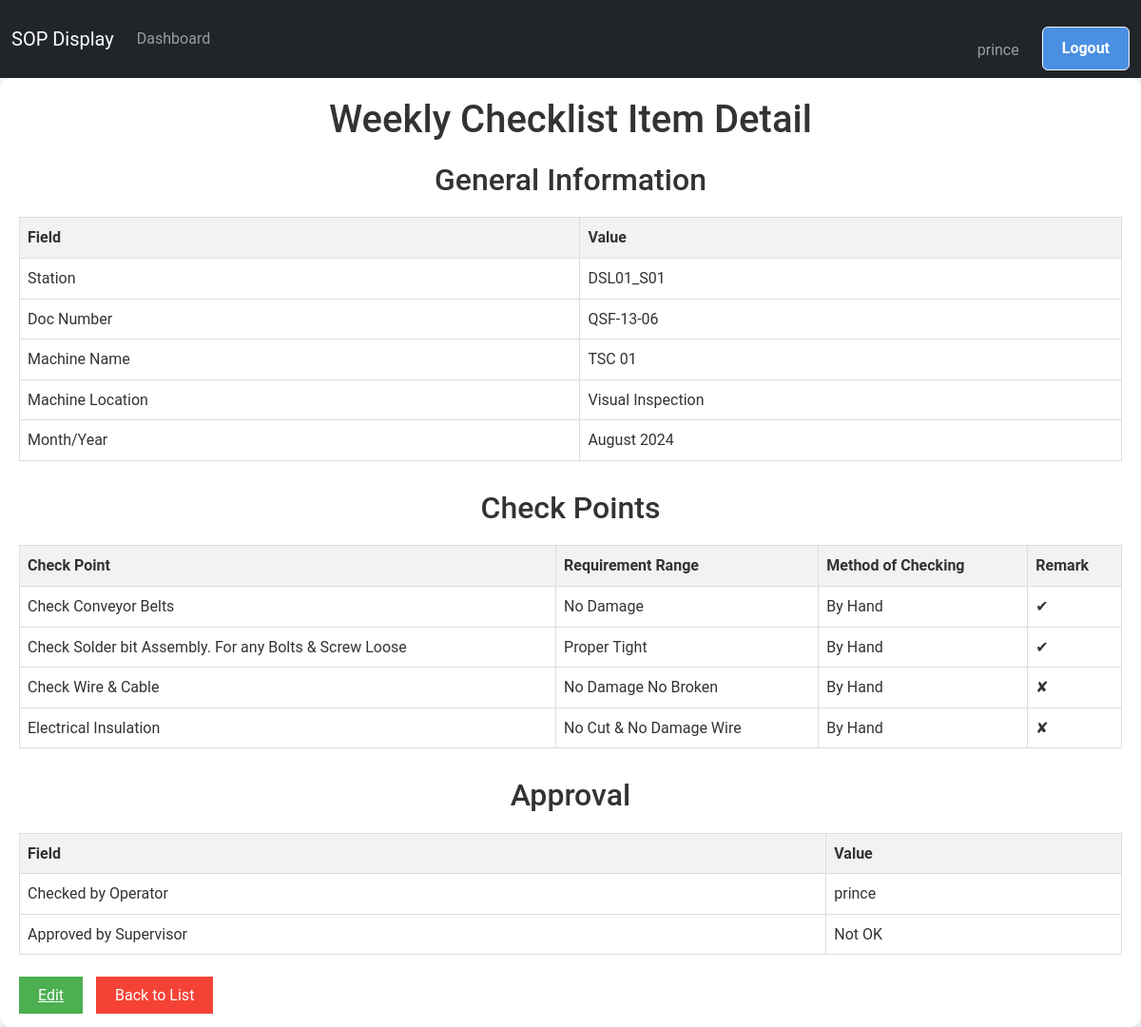
/screen/maintenance/weekly/detail/1/ (signed in), run on the app's committed database.
### screen_app/models.py (models this page shows, shortened)
class WeeklyChecklistItem(models.Model):
    TICK_CHOICES = [
        ('✔', 'OK'),
        ('✘', 'Not OK'),
        ('', 'Not Checked')
    ]
    manager = models.ForeignKey(User, on_delete=models.CASCADE, default=None ,blank=True)
    station = models.CharField(max_length=10, choices=STATION_CHOICES, default='DSL01_S01')
    doc_number = models.CharField(max_length=20, default="QSF-13-06",blank=True)
    rev_number = models.CharField(max_length=10, default="02")
    rev_date = models.DateField(default=timezone.now)
    machine_name = models.CharField(max_length=100, choices=MACHINE_NAME_CHOICES)
    control_number = models.CharField(max_length=100,choices=CONTROL_NUMBER_CHOICES)
    machine_location = models.ForeignKey(MachineLocation, on_delete=models.CASCADE, verbose_name="Process/Operation")
    month_year = models.DateField(default=timezone.now,blank=True)
    CHECK_POINT_CHOICES = (
        ('Check Conveyor Belts', 'Check Conveyor Belts'),
        ('Check Solder bit Assembly. For any Bolts & Screw Loose', 'Check Solder bit Assembly. For any Bolts & Screw Loose'),
        ('Check Wire & Cable', 'Check Wire & Cable'),
        ('Electrical Insulation', 'Electrical Insulation'),
    )
    date = models.DateField(default=timezone.now,blank=True)
    check_point_8 = models.CharField(max_length=200, choices=CHECK_POINT_CHOICES, default='Check Conveyor Belts',blank=True)
    check_point_9 = models.CharField(max_length=200, choices=CHECK_POINT_CHOICES, default='Check Solder bit Assembly. For any Bolts & Screw Loose',blank=True)
    check_point_10 = models.CharField(max_length=200, choices=CHECK_POINT_CHOICES, default='Check Wire & Cable',blank=True)
    check_point_11 = models.CharField(max_length=200, choices=CHECK_POINT_CHOICES, default='Electrical Insulation',blank=True)
    REQUIREMENT_RANGE_CHOICES = (
        ('No Damage', 'No Damage'),
        ('Proper Tight', 'Proper Tight'),
        ('No Damage No Broken', 'No Damage No Broken'),
        ('No Cut & No Damage Wire', 'No Cut & No Damage Wire'),
    )
    requirement_range_8 = models.CharField(max_length=200, choices=REQUIREMENT_RANGE_CHOICES,  default='No Damage',blank=True)
    requirement_range_9 = models.CharField(max_length=200, choices=REQUIREMENT_RANGE_CHOICES,  default='Proper Tight',blank=True)
    requirement_range_10 = models.CharField(max_length=200, choices=REQUIREMENT_RANGE_CHOICES, default='No Damage No Broken',blank=True)
    requirement_range_11 = models.CharField(max_length=200, choices=REQUIREMENT_RANGE_CHOICES, default='No Cut & No Damage Wire',blank=True)
    METHOD_OF_CHECKING_CHOICES = (
        ('Clean by Cloths & Brush', 'Clean by Cloths & Brush'),
        ('By Hand', 'By Hand'),
        ('By Eye', 'By Eye'),
        )
    method_of_checking_8 = models.CharField(max_length=200, choices=METHOD_OF_CHECKING_CHOICES, default='By Hand',blank=True)
    method_of_checking_9 = models.CharField(max_length=200, choices=METHOD_OF_CHECKING_CHOICES, default='By Hand',blank=True)
    method_of_checking_10 = models.CharField(max_length=200, choices=METHOD_OF_CHECKING_CHOICES, default='By Hand',blank=True)
    method_of_checking_11 = models.CharField(max_length=200, choices=METHOD_OF_CHECKING_CHOICES, default='By Hand',blank=True)
    Remark_8=models.CharField(max_length=100,choices=TICK_CHOICES)
    Remark_9=models.CharField(max_length=100,choices=TICK_CHOICES)
    Remark_10=models.CharField(max_length=100,choices=TICK_CHOICES)
    Remark_11=models.CharField(max_length=100,choices=TICK_CHOICES)
    checked_by_Operator = models.CharField(max_length=100,choices=TICK_CHOICES,default='✔',blank=True)
    approved_by_Supervisor = models.CharField(max_length=100,choices=TICK_CHOICES,default='✘',blank=True)

class MachineLocation(models.Model):
    location_name = models.CharField(max_length=100, unique=True, verbose_name="Machine Location")
    min_skill_required = models.IntegerField(verbose_name="Minimum Skill Required")
    def __str__(self):
        return self.location_name

### screen_app/views.py (the view)
# urls.py: path('maintenance/weekly/detail/<int:pk>/', WeeklyChecklistItemDetailView.as_view(), name='weekly_detail'),
@method_decorator(staff_member_required, name='dispatch')
class WeeklyChecklistItemDetailView(View):
    def get(self, request, pk):
        record = get_object_or_404(WeeklyChecklistItem, pk=pk)
        return render(request, 'Maintenance/weekly/weekly_detail.html', {'record': record})

### screen_app/templates/Maintenance/weekly/weekly_detail.html (shortened to what this page needs)
{% extends "base.html" %}
{% block content %}
<div class="container">
    <h1>Weekly Checklist Item Detail</h1>
    <div class="section">
        <h2>General Information</h2>
        <table class="excel-table">
            <tr>
                <th>Field</th>
                <th>Value</th>
            </tr>
            <tr>
                <td>Station</td>
                <td>{{ record.station }}</td>
            </tr>
            <tr>
                <td>Doc Number</td>
                <td>{{ record.doc_number }}</td>
            </tr>
            <tr>
                <td>Machine Name</td>
                <td>{{ record.get_machine_name_display }}</td>
            </tr>
            <tr>
                <td>Machine Location</td>
                <td>{{ record.machine_location }}</td>
            </tr>
            <tr>
                <td>Month/Year</td>
                <td>{{ record.month_year|date:"F Y" }}</td>
            </tr>
        </table>
    </div>
    <div class="section">
        <h2>Check Points</h2>
        <table class="excel-table">
            <tr>
                <th>Check Point</th>
                <th>Requirement Range</th>
                <th>Method of Checking</th>
                <th>Remark</th>
            </tr>
            <tr>
                <td>{{record.check_point_8}}</td>
                <td>{{ record.requirement_range_8 }}</td>
                <td>{{ record.method_of_checking_8 }}</td>
                <td>{{ record.Remark_8 }}</td>
            </tr>
            <tr>
                <td>{{record.check_point_9}}</td>
                <td>{{ record.requirement_range_9 }}</td>
                <td>{{ record.method_of_checking_9 }}</td>
                <td>{{ record.Remark_9 }}</td>
            </tr>
            <tr>
                <td>{{record.check_point_10}}</td>
                <td>{{ record.requirement_range_10 }}</td>
                <td>{{ record.method_of_checking_10 }}</td>
                <td>{{ record.Remark_10 }}</td>
            </tr>
            <tr>
                <td>{{record.check_point_11}}</td>
                <td>{{ record.requirement_range_11 }}</td>
                <td>{{ record.method_of_checking_11 }}</td>
                <td>{{ record.Remark_11 }}</td>
            </tr>
        </table>
    </div>
    <div class="section">
        <h2>Approval</h2>
        <table class="excel-table">
            <tr>
                <th>Field</th>
                <th>Value</th>
            </tr>
            <tr>
                <td>Checked by Operator</td>
                <td>{{ record.manager }}</td>
            </tr>
            <tr>
                <td>Approved by Supervisor</td>
                <td>{{ record.get_approved_by_Supervisor_display }}</td>
            </tr>
        </table>
    </div>
    <div class="action-buttons">
        <a href="{% url 'update_weekly' record.pk %}" class="btn-submit">Edit</a>
        <a href="{% url 'list_weekly' %}" class="btn-back">Back to List</a>
    </div>
</div>
{% endblock content %}

### templates/base.html (shortened to what this page needs)
{% load static %}
<!DOCTYPE html>
<html lang="en">
  <head>
    <link rel="stylesheet" href="{% static 'css/bootstrap.css' %}" />
  </head>
  <body>
    <nav class="navbar navbar-expand-lg navbar-dark bg-dark" id="mainNavbar">
      <div class="container-fluid">
        <a class="navbar-brand" href="/">SOP Display</a>
        <div class="collapse navbar-collapse" id="navbarContent">
          <ul class="navbar-nav me-auto mb-2 mb-lg-0">
            {% if user.is_authenticated %}
            <li class="nav-item">
              <a
                class="nav-link {% if request.resolver_match.url_name == 'dashboard' %}active{% endif %}"
                href="{% url 'dashboard' %}"
                >Dashboard</a
              >
            </li>
             {% endif %}
          </ul>
          <ul class="navbar-nav ">
            {% if user.is_authenticated %}
            <li class="nav-item mt-4">
              <span class=" nav-link  me-3">{{ user.username }}</span>
            </li>
            <li class="nav-item">
              <form method="post" action="{% url 'logout' %}">
                <button class="btn btn-outline-light" type="submit">
                  Logout
                </button>
              </form>
            </li>
            {% endif %}
          </ul>
        </div>
      </div>
    </nav>
    {% block content %} {% endblock content %}
  </body>
</html>

### templates/base.html (style rules this page uses)
html, body { height: 100%; margin: 0; padding: 0; overflow-x: hidden; }
body { padding-top: 0px; }
.navbar { transition: transform 0.3s ease; }
body { scrollbar-width: none; -ms-overflow-style: none; }
:root { --primary-color: #4a90e2; --secondary-color: #f5f7fa; --text-color: #333; --border-color: #e0e0e0; }
body { font-family: "Roboto", Arial, sans-serif; background-color: var(--secondary-color); color: var(--text-color); line-height: 1.6; margin: 0; padding: 0; }
.container { max-width: 1200px; margin: 40px auto; padding: 30px; background-color: #ffffff; border-radius: 12px; box-shadow: 0 5px 15px rgba(0, 0, 0, 0.1); }
h1 { color: var(--primary-color); font-size: 2.5em; text-align: center; margin-bottom: 30px; }
.btn { display: inline-block; background-color: var(--primary-color); color: white; padding: 10px 20px; text-decoration: none; border-radius: 6px; font-weight: bold; transition: background-color 0.3s ease; }
form { margin-top: 20px; }
form button { background-color: var(--primary-color); color: white; border: none; padding: 12px 24px; font-size: 18px; border-radius: 6px; cursor: pointer; transition: background-color 0.3s ease; }

### screen_app/templates/Maintenance/weekly/weekly_detail.html (style rules this page uses)
.container { max-width: 1200px; margin: 0 auto; padding: 20px; }
h1, h2 { color: #333; text-align: center; margin-bottom: 20px; }
.excel-table { width: 100%; border-collapse: collapse; margin-bottom: 20px; }
.excel-table th, .excel-table td { border: 1px solid #ddd; padding: 8px; text-align: left; }
.excel-table th { background-color: #f2f2f2; font-weight: bold; }
.section { margin-bottom: 30px; }
.btn-submit { background-color: #4CAF50; color: white; padding: 10px 20px; border: none; cursor: pointer; }
.btn-back { background-color: #f44336; color: white; padding: 10px 20px; text-decoration: none; margin-left: 10px; }

### data on the page
WeeklyChecklistItem: station "DSL01_S01", doc_number "QSF-13-06", machine_name "TSC 01", machine_location "Visual Inspection", month_year "August 2024", check_point_8 "Check Conveyor Belts", requirement_range_8 "No Damage", method_of_checking_8 "By Hand", Remark_8 "✔", check_point_9 "Check Solder bit Assembly. For any Bolts & Screw Loose", requirement_range_9 "Proper Tight", method_of_checking_9 "By Hand", Remark_9 "✔", check_point_10 "Check Wire & Cable", requirement_range_10 "No Damage No Broken", method_of_checking_10 "By Hand", Remark_10 "✘", check_point_11 "Electrical Insulation", requirement_range_11 "No Cut & No Damage Wire", method_of_checking_11 "By Hand", Remark_11 "✘", manager "prince", approved_by_Supervisor "Not OK"

### other printed values
{{ user.username }} "prince"
